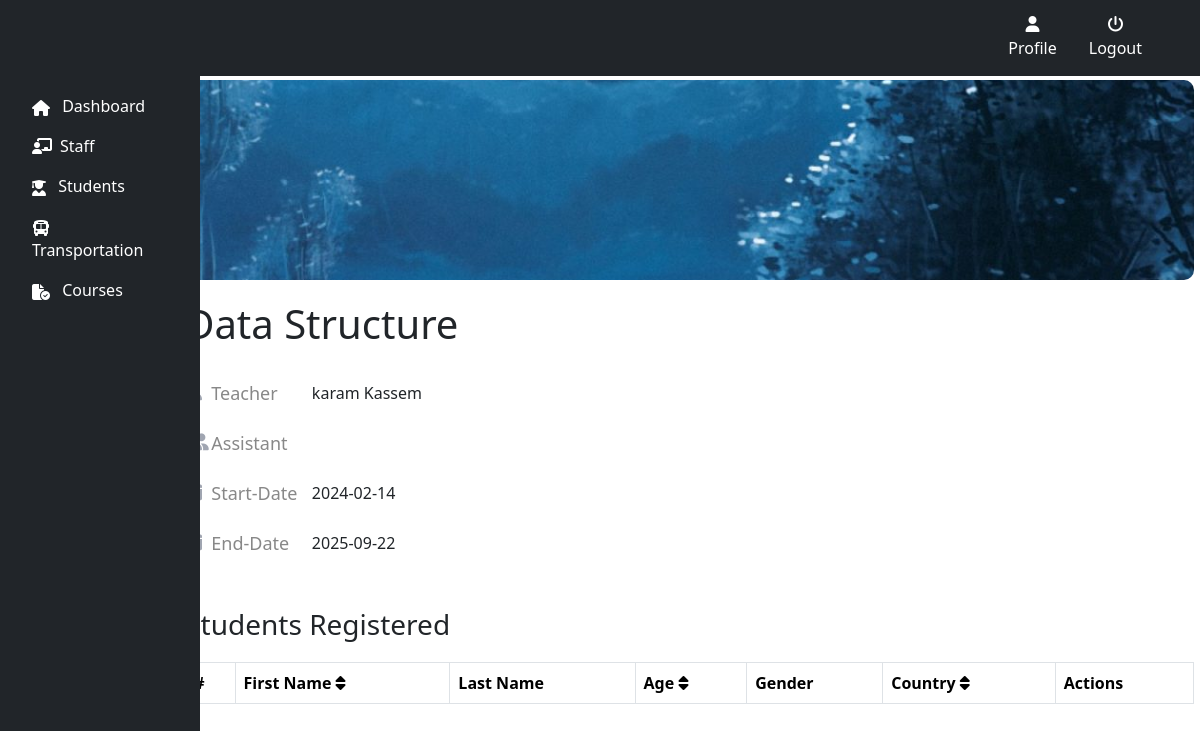
The app's page /php/admin/view_course.php?view_course=3 (signed in) with its own data.
### tables this page shows
CREATE TABLE `course` (
  `course_id` int(42) NOT NULL,
  `course_name` varchar(30) NOT NULL,
  `teacher_id` int(30) DEFAULT NULL,
  `image_path` varchar(255) NOT NULL,
  `start_date` varchar(50) NOT NULL,
  `end_date` varchar(50) NOT NULL
);

CREATE TABLE `teacher` (
  `teacher_id` int(30) NOT NULL,
  `first_name` varchar(30) NOT NULL,
  `last_name` varchar(30) NOT NULL,
  `email` varchar(50) NOT NULL,
  `job_description` text NOT NULL
);

### php/admin/view_course.php (the view, shortened to what this page needs)
<?php
include_once '../include/admin_checkout.php';
if(isset($_GET['view_course'])){
    $course_id = $_GET['view_course'];
    $assistant = '';
    $sql = "SELECT course.*, teacher.*
            FROM course
            INNER JOIN teacher ON course.teacher_id=teacher.teacher_id
            WHERE course.course_id = ? ";
    if ($stmt = mysqli_prepare($connection, $sql)) {
        mysqli_stmt_bind_param($stmt, "s", $course_id);
        if(mysqli_stmt_execute($stmt)){
            $result = mysqli_stmt_get_result($stmt);
            if (mysqli_num_rows($result) > 0)
                $data = mysqli_fetch_array($result);
        }
    }
    $sql = "SELECT assistant.*
            FROM assistant
            INNER JOIN course_assistants ON assistant.assistant_id = course_assistants.assistant_id
            WHERE course_assistants.course_id = ?";
    if ($stmt = mysqli_prepare($connection, $sql)) {
        mysqli_stmt_bind_param($stmt, "s", $course_id);
        if(mysqli_stmt_execute($stmt)){
            $assistant = substr($assistant, 0, -2);
        }
    }
}
?>
<!DOCTYPE html>
<html lang="en">
<head>
    <link rel="stylesheet" href="../../external/bootstrap/bootstrap.min.css">
    <link rel="stylesheet" href="../../external/fontawesome/css/all.min.css">
    <link rel="stylesheet" href="../../external/fontawesome/css/fontawesome.min.css">
    <link rel="stylesheet" href="../../css/view_course.css">
</head>
<?php
include '../include/navbar.php';
?>
<body>
    <div class="row">
        <div class="col-md-2 d-md-block d-non" style="width:13.5%">
            <?php include '../include/sidebar.php'; ?>
        </div>
        <div class="col-md-10" style="width:86%">
            <div class="course_image"><img src='<?php echo $data['image_path']; ?>'></div>
            <div class="course">
                <h1><?php echo $data['course_name']; ?></h1>
                <div class="course_information">
                    <table>
                        <colgroup>
                            <col style="width:2.5%;">
                            <col style="width:10%;">
                            <col style="width:85%;">
                        </colgroup>
                        <tbody>
                            <tr>
                                <td><i class="fa-solid fa-user"></i></td>
                                <td>Teacher</td>
                                <td><?php echo $data['first_name'].' '.$data['last_name'] ; ?></td>
                            </tr>
                            <tr>
                                <td><i class="fa-solid fa-user-group"></i></td>
                                <td>Assistant</td>
                                <td><?php echo $assistant ?></td>
                            </tr>
                            <tr>
                                <td><i class="fa-solid fa-calendar"></i></td>
                                <td>Start-Date</td>
                                <td><?php echo $data['start_date']; ?></td>
                            </tr>
                            <tr>
                                <td><i class="fa-solid fa-calendar"></i></td>
                                <td>End-Date</td>
                                <td><?php echo $data['end_date']; ?></td>
                            </tr>
                        </tbody>
                    </table>
                </div>
                <h3>Students Registered</h3>
                <div>
                       <table class="table table-striped table-hover table-bordered">
                        <thead>
                            <tr>
                                <th>#</th>
                                <th>First Name <i class="fa fa-sort"></i></th>
                                <th>Last Name</th>
                                <th>Age <i class="fa fa-sort"></i></th>
                                <th>Gender</th>
                                <th>Country <i class="fa fa-sort"></i></th>
                                <th>Actions</th>
                            </tr>
                        </thead>
                    </table>
                </div>
            </div>
        </div>
    </div>
</body>
</html>

### css/view_course.css (style rules this page uses)
body { overflow-x: hidden; }
.course_image { height: 200px; width:100%; margin-top: 10px; border-radius: 30px; }
.course_image img { width: 100%; height: 100%; object-fit: cover; border-radius: 10px; }
.course { margin: 20px 0 20px 20px; }
.course_information { margin: 20px 0 20px 0; }
.course_information table tr { height: 50px; }
.course_information table tr td:nth-child(1) { color: #a0a5b1; padding-bottom: 5px; font-size: 18px; }
.course_information table tr td:nth-child(2) { color: #888; font-size: 18px; }
.course h3 { margin:40px 0 20px 0; }

### php/include/navbar.php (style rules this page uses)
body { padding-top: 70px; }

### records on screen
course: course_name "Data Structure", teacher.first_name "karam", teacher.last_name "Kassem", start_date "2024-02-14", end_date "2025-09-22"
